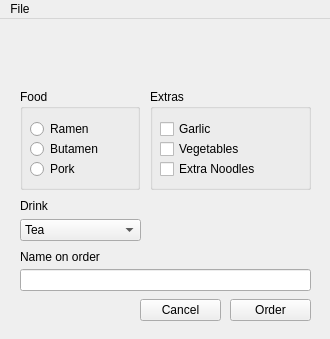
<?xml version="1.0" encoding="UTF-8"?>
<ui version="4.0">
 <class>MainWindow</class>
 <widget class="QMainWindow" name="MainWindow">
  <property name="geometry">
   <rect>
    <x>0</x>
    <y>0</y>
    <width>330</width>
    <height>339</height>
   </rect>
  </property>
  <property name="windowTitle">
   <string>Ramen Orderbot</string>
  </property>
  <widget class="QWidget" name="centralWidget">
   <widget class="QGroupBox" name="groupBox">
    <property name="geometry">
     <rect>
      <x>150</x>
      <y>70</y>
      <width>161</width>
      <height>101</height>
     </rect>
    </property>
    <property name="title">
     <string>Extras</string>
    </property>
    <widget class="QCheckBox" name="checkGarlic">
     <property name="geometry">
      <rect>
       <x>10</x>
       <y>30</y>
       <width>85</width>
       <height>20</height>
      </rect>
     </property>
     <property name="text">
      <string>Garlic</string>
     </property>
    </widget>
    <widget class="QCheckBox" name="checkVeg">
     <property name="geometry">
      <rect>
       <x>10</x>
       <y>50</y>
       <width>101</width>
       <height>20</height>
      </rect>
     </property>
     <property name="text">
      <string>Vegetables</string>
     </property>
    </widget>
    <widget class="QCheckBox" name="checkNoodle">
     <property name="geometry">
      <rect>
       <x>10</x>
       <y>70</y>
       <width>141</width>
       <height>20</height>
      </rect>
     </property>
     <property name="text">
      <string>Extra Noodles</string>
     </property>
    </widget>
   </widget>
   <widget class="QLabel" name="labelStoreName">
    <property name="geometry">
     <rect>
      <x>20</x>
      <y>10</y>
      <width>51</width>
      <height>51</height>
     </rect>
    </property>
    <property name="text">
     <string/>
    </property>
    <property name="pixmap">
     <pixmap resource="oicon.qrc">:/res/pz-art.gif</pixmap>
    </property>
   </widget>
   <widget class="QComboBox" name="comboDrink">
    <property name="geometry">
     <rect>
      <x>20</x>
      <y>200</y>
      <width>121</width>
      <height>22</height>
     </rect>
    </property>
    <item>
     <property name="text">
      <string>Tea</string>
     </property>
    </item>
    <item>
     <property name="text">
      <string>Black Tea</string>
     </property>
    </item>
    <item>
     <property name="text">
      <string>Soda</string>
     </property>
    </item>
    <item>
     <property name="text">
      <string>Water</string>
     </property>
    </item>
   </widget>
   <widget class="QLabel" name="labelDrink">
    <property name="geometry">
     <rect>
      <x>20</x>
      <y>180</y>
      <width>59</width>
      <height>14</height>
     </rect>
    </property>
    <property name="text">
     <string>Drink</string>
    </property>
   </widget>
   <widget class="QLineEdit" name="lineName">
    <property name="geometry">
     <rect>
      <x>20</x>
      <y>250</y>
      <width>291</width>
      <height>22</height>
     </rect>
    </property>
   </widget>
   <widget class="QLabel" name="labelName">
    <property name="geometry">
     <rect>
      <x>20</x>
      <y>230</y>
      <width>101</width>
      <height>16</height>
     </rect>
    </property>
    <property name="text">
     <string>Name on order</string>
    </property>
   </widget>
   <widget class="QPushButton" name="buttonOrder">
    <property name="geometry">
     <rect>
      <x>230</x>
      <y>280</y>
      <width>81</width>
      <height>22</height>
     </rect>
    </property>
    <property name="text">
     <string>Order</string>
    </property>
    <property name="icon">
     <iconset resource="oicon.qrc">
      <normaloff>:/res/shoe-arrow-icon-icon.png</normaloff>:/res/shoe-arrow-icon-icon.png</iconset>
    </property>
   </widget>
   <widget class="QPushButton" name="buttonCancel">
    <property name="geometry">
     <rect>
      <x>140</x>
      <y>280</y>
      <width>81</width>
      <height>22</height>
     </rect>
    </property>
    <property name="text">
     <string>Cancel</string>
    </property>
   </widget>
   <widget class="QGroupBox" name="groupBox_2">
    <property name="geometry">
     <rect>
      <x>20</x>
      <y>70</y>
      <width>120</width>
      <height>101</height>
     </rect>
    </property>
    <property name="title">
     <string>Food</string>
    </property>
    <widget class="QRadioButton" name="radioPork">
     <property name="geometry">
      <rect>
       <x>10</x>
       <y>70</y>
       <width>102</width>
       <height>20</height>
      </rect>
     </property>
     <property name="toolTip">
      <string>Take-Out only.</string>
     </property>
     <property name="text">
      <string>Pork</string>
     </property>
    </widget>
    <widget class="QRadioButton" name="radioRamen">
     <property name="geometry">
      <rect>
       <x>10</x>
       <y>30</y>
       <width>102</width>
       <height>20</height>
      </rect>
     </property>
     <property name="text">
      <string>Ramen</string>
     </property>
    </widget>
    <widget class="QRadioButton" name="radioButa">
     <property name="geometry">
      <rect>
       <x>10</x>
       <y>50</y>
       <width>102</width>
       <height>20</height>
      </rect>
     </property>
     <property name="text">
      <string>Butamen</string>
     </property>
    </widget>
   </widget>
  </widget>
  <widget class="QMenuBar" name="menuBar">
   <property name="geometry">
    <rect>
     <x>0</x>
     <y>0</y>
     <width>330</width>
     <height>21</height>
    </rect>
   </property>
   <widget class="QMenu" name="menuFile">
    <property name="title">
     <string>File</string>
    </property>
    <addaction name="actionOrder_History"/>
    <addaction name="actionQuit"/>
   </widget>
   <addaction name="menuFile"/>
  </widget>
  <action name="actionOrder_History">
   <property name="text">
    <string>Order History</string>
   </property>
  </action>
  <action name="actionQuit">
   <property name="text">
    <string>Quit</string>
   </property>
  </action>
 </widget>
 <layoutdefault spacing="6" margin="11"/>
 <resources>
  <include location="oicon.qrc"/>
 </resources>
 <connections>
  <connection>
   <sender>radioPork</sender>
   <signal>toggled(bool)</signal>
   <receiver>checkVeg</receiver>
   <slot>setDisabled(bool)</slot>
   <hints>
    <hint type="sourcelabel">
     <x>80</x>
     <y>128</y>
    </hint>
    <hint type="destinationlabel">
     <x>210</x>
     <y>108</y>
    </hint>
   </hints>
  </connection>
  <connection>
   <sender>radioPork</sender>
   <signal>toggled(bool)</signal>
   <receiver>checkGarlic</receiver>
   <slot>setDisabled(bool)</slot>
   <hints>
    <hint type="sourcelabel">
     <x>80</x>
     <y>128</y>
    </hint>
    <hint type="destinationlabel">
     <x>202</x>
     <y>88</y>
    </hint>
   </hints>
  </connection>
  <connection>
   <sender>radioPork</sender>
   <signal>toggled(bool)</signal>
   <receiver>checkNoodle</receiver>
   <slot>setDisabled(bool)</slot>
   <hints>
    <hint type="sourcelabel">
     <x>80</x>
     <y>128</y>
    </hint>
    <hint type="destinationlabel">
     <x>202</x>
     <y>128</y>
    </hint>
   </hints>
  </connection>
  <connection>
   <sender>buttonCancel</sender>
   <signal>clicked()</signal>
   <receiver>actionQuit</receiver>
   <slot>trigger()</slot>
   <hints>
    <hint type="sourcelabel">
     <x>180</x>
     <y>269</y>
    </hint>
    <hint type="destinationlabel">
     <x>-1</x>
     <y>-1</y>
    </hint>
   </hints>
  </connection>
  <connection>
   <sender>radioPork</sender>
   <signal>toggled(bool)</signal>
   <receiver>comboDrink</receiver>
   <slot>setDisabled(bool)</slot>
   <hints>
    <hint type="sourcelabel">
     <x>80</x>
     <y>128</y>
    </hint>
    <hint type="destinationlabel">
     <x>80</x>
     <y>189</y>
    </hint>
   </hints>
  </connection>
  <connection>
   <sender>actionQuit</sender>
   <signal>triggered()</signal>
   <receiver>MainWindow</receiver>
   <slot>close()</slot>
   <hints>
    <hint type="sourcelabel">
     <x>-1</x>
     <y>-1</y>
    </hint>
    <hint type="destinationlabel">
     <x>164</x>
     <y>156</y>
    </hint>
   </hints>
  </connection>
 </connections>
</ui>
